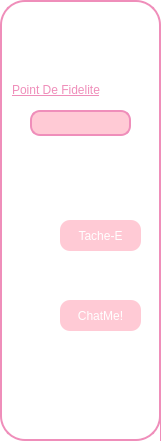
     <widget class="QFrame" name="frame_3">
      <property name="geometry">
       <rect>
        <x>870</x>
        <y>80</y>
        <width>161</width>
        <height>441</height>
       </rect>
      </property>
      <property name="styleSheet">
       <string notr="true">QFrame {
    background-color: white;
    width: 10px;
    border: 2px solid #EF8EBA;
    border-radius: 25px;
}</string>
      </property>
      <property name="frameShape">
       <enum>QFrame::NoFrame</enum>
      </property>
      <widget class="QLineEdit" name="lineEdit_21">
       <property name="geometry">
        <rect>
         <x>10</x>
         <y>80</y>
         <width>141</width>
         <height>20</height>
        </rect>
       </property>
       <property name="styleSheet">
        <string notr="true">QLineEdit{
	text-decoration: underline;
	color: #EF8EBA;
	font: 700 italic 10pt &quot;Segoe UI&quot;;
	;
}</string>
       </property>
       <property name="text">
        <string>Point De Fidelite</string>
       </property>
       <property name="frame">
        <bool>false</bool>
       </property>
      </widget>
      <widget class="QLabel" name="label_16">
       <property name="geometry">
        <rect>
         <x>50</x>
         <y>20</y>
         <width>61</width>
         <height>51</height>
        </rect>
       </property>
       <property name="styleSheet">
        <string notr="true">border-color: rgb(255, 255, 255);</string>
       </property>
       <property name="text">
        <string/>
       </property>
       <property name="pixmap">
        <pixmap>../../OneDrive/Bureau/icon employee/A P P  I C O N 💕 _.jpeg</pixmap>
       </property>
       <property name="scaledContents">
        <bool>true</bool>
       </property>
      </widget>
      <widget class="QLineEdit" name="lineEdit_22">
       <property name="geometry">
        <rect>
         <x>30</x>
         <y>110</y>
         <width>101</width>
         <height>26</height>
        </rect>
       </property>
       <property name="styleSheet">
        <string notr="true">QLineEdit {
	background-color: rgb(255, 202, 213);
    border: 2px solid #EF8EBA; /* Bordure rose */
    border-radius: 10px; /* Coins arrondis */
    padding: 2px;
}</string>
       </property>
      </widget>
      <widget class="QLabel" name="label_17">
       <property name="geometry">
        <rect>
         <x>10</x>
         <y>200</y>
         <width>61</width>
         <height>61</height>
        </rect>
       </property>
       <property name="styleSheet">
        <string notr="true">background-color: rgb(255, 255, 255);
border-color: rgb(255, 255, 255);</string>
       </property>
       <property name="text">
        <string/>
       </property>
       <property name="pixmap">
        <pixmap>../../OneDrive/Bureau/icon employee/liist or task.png</pixmap>
       </property>
       <property name="scaledContents">
        <bool>true</bool>
       </property>
      </widget>
      <widget class="QPushButton" name="pushButton_3">
       <property name="geometry">
        <rect>
         <x>60</x>
         <y>220</y>
         <width>81</width>
         <height>31</height>
        </rect>
       </property>
       <property name="styleSheet">
        <string notr="true">QPushButton {
	background-color: rgb(255, 202, 213);
    color: white; /* Texte blanc */
    border-radius:10px  ; /* Coins arrondis */
	border-color: rgb(239, 142, 186);
    padding: 8px;
}</string>
       </property>
       <property name="text">
        <string>Tache-E</string>
       </property>
      </widget>
      <widget class="QLabel" name="label_18">
       <property name="geometry">
        <rect>
         <x>10</x>
         <y>280</y>
         <width>61</width>
         <height>61</height>
        </rect>
       </property>
       <property name="styleSheet">
        <string notr="true">background-color: rgb(255, 255, 255);
border-color: rgb(255, 255, 255);</string>
       </property>
       <property name="text">
        <string/>
       </property>
       <property name="pixmap">
        <pixmap>../../OneDrive/Bureau/icon employee/Capture d’écran 2024-10-20 152058.png</pixmap>
       </property>
       <property name="scaledContents">
        <bool>true</bool>
       </property>
      </widget>
      <widget class="QPushButton" name="pushButton_4">
       <property name="geometry">
        <rect>
         <x>60</x>
         <y>300</y>
         <width>81</width>
         <height>31</height>
        </rect>
       </property>
       <property name="styleSheet">
        <string notr="true">QPushButton {
	background-color: rgb(255, 202, 213);
    color: white; /* Texte blanc */
    border-radius:10px  ; /* Coins arrondis */
	border-color: rgb(239, 142, 186);
    padding: 8px;
}</string>
       </property>
       <property name="text">
        <string>ChatMe!</string>
       </property>
      </widget>
      <widget class="QFrame" name="frame_4">
       <property name="geometry">
        <rect>
         <x>160</x>
         <y>120</y>
         <width>161</width>
         <height>421</height>
        </rect>
       </property>
       <property name="styleSheet">
        <string notr="true">QFrame {
    background-color: white;
    width: 10px;
    border: 2px solid #EF8EBA;
    border-radius: 25px;
}</string>
       </property>
       <property name="frameShape">
        <enum>QFrame::NoFrame</enum>
       </property>
       <widget class="QLineEdit" name="lineEdit_42">
        <property name="geometry">
         <rect>
          <x>40</x>
          <y>80</y>
          <width>111</width>
          <height>20</height>
         </rect>
        </property>
        <property name="styleSheet">
         <string notr="true">QLineEdit{
	text-decoration: underline;
	color: #EF8EBA;
	font: 700 italic 10pt &quot;Segoe UI&quot;;
	;
}</string>
        </property>
        <property name="text">
         <string>Point De Fidelite</string>
        </property>
        <property name="frame">
         <bool>false</bool>
        </property>
       </widget>
       <widget class="QLabel" name="label_27">
        <property name="geometry">
         <rect>
          <x>50</x>
          <y>20</y>
          <width>61</width>
          <height>51</height>
         </rect>
        </property>
        <property name="styleSheet">
         <string notr="true">border-color: rgb(255, 255, 255);</string>
        </property>
        <property name="text">
         <string/>
        </property>
        <property name="pixmap">
         <pixmap>../../OneDrive/Bureau/icon employee/A P P  I C O N 💕 _.jpeg</pixmap>
        </property>
        <property name="scaledContents">
         <bool>true</bool>
        </property>
       </widget>
       <widget class="QLineEdit" name="lineEdit_43">
        <property name="geometry">
         <rect>
          <x>40</x>
          <y>100</y>
          <width>101</width>
          <height>26</height>
         </rect>
        </property>
        <property name="styleSheet">
         <string notr="true">QLineEdit {
	background-color: rgb(255, 202, 213);
    border: 2px solid #EF8EBA; /* Bordure rose */
    border-radius: 10px; /* Coins arrondis */
    padding: 2px;
}</string>
        </property>
       </widget>
       <widget class="QLabel" name="label_28">
        <property name="geometry">
         <rect>
          <x>10</x>
          <y>140</y>
          <width>61</width>
          <height>61</height>
         </rect>
        </property>
        <property name="styleSheet">
         <string notr="true">background-color: rgb(255, 255, 255);
border-color: rgb(255, 255, 255);</string>
        </property>
        <property name="text">
         <string/>
        </property>
        <property name="pixmap">
         <pixmap>../../OneDrive/Bureau/icon employee/liist or task.png</pixmap>
        </property>
        <property name="scaledContents">
         <bool>true</bool>
        </property>
       </widget>
       <widget class="QPushButton" name="pushButton_10">
        <property name="geometry">
         <rect>
          <x>70</x>
          <y>160</y>
          <width>81</width>
          <height>31</height>
         </rect>
        </property>
        <property name="styleSheet">
         <string notr="true">QPushButton {
	background-color: rgb(255, 202, 213);
    color: white; /* Texte blanc */
    border-radius:10px  ; /* Coins arrondis */
	border-color: rgb(239, 142, 186);
    padding: 8px;
}</string>
        </property>
        <property name="text">
         <string>Tache-E</string>
        </property>
       </widget>
       <widget class="QLabel" name="label_29">
        <property name="geometry">
         <rect>
          <x>10</x>
          <y>210</y>
          <width>61</width>
          <height>61</height>
         </rect>
        </property>
        <property name="styleSheet">
         <string notr="true">background-color: rgb(255, 255, 255);
border-color: rgb(255, 255, 255);</string>
        </property>
        <property name="text">
         <string/>
        </property>
        <property name="pixmap">
         <pixmap>../../OneDrive/Bureau/icon employee/Capture d’écran 2024-10-20 152058.png</pixmap>
        </property>
        <property name="scaledContents">
         <bool>true</bool>
        </property>
       </widget>
       <widget class="QPushButton" name="pushButton_11">
        <property name="geometry">
         <rect>
          <x>70</x>
          <y>230</y>
          <width>81</width>
          <height>31</height>
         </rect>
        </property>
        <property name="styleSheet">
         <string notr="true">QPushButton {
	background-color: rgb(255, 202, 213);
    color: white; /* Texte blanc */
    border-radius:10px  ; /* Coins arrondis */
	border-color: rgb(239, 142, 186);
    padding: 8px;
}</string>
        </property>
        <property name="text">
         <string>ChatMe!</string>
        </property>
       </widget>
      </widget>
     </widget>
